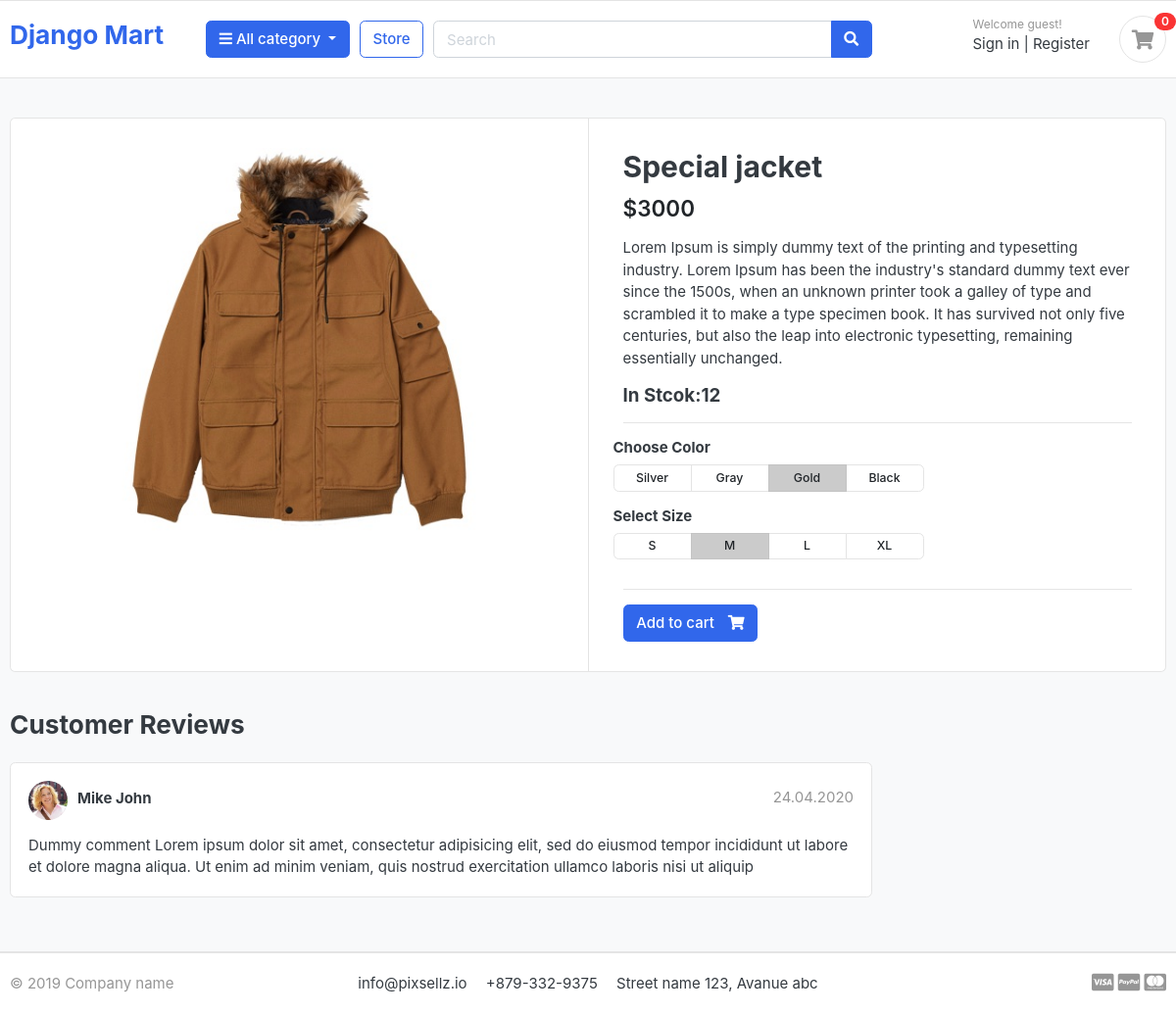
The page /store/jacket/special-jacket/ on the database its author committed.
### store/models.py (models this page shows, shortened)
class Product(models.Model):
    product_name = models.CharField(max_length=100, unique=True)
    slug = models.SlugField(max_length=200, unique=True)
    description = models.TextField(max_length=500, blank=True)
    price = models.IntegerField()
    images = models.ImageField(upload_to='photos/products')
    stock = models.IntegerField()
    is_available = models.BooleanField(default=True)
    category = models.ForeignKey(Category, on_delete=models.CASCADE)
    created_date = models.DateTimeField(auto_now_add=True)
    modified_date = models.DateTimeField(auto_now=True)

### store/views.py (the view)
def product_detail(request, category_slug, product_slug):
    single_product = Product.objects.get(
        slug=product_slug, category__slug=category_slug)
    return render(request, 'store/product-detail.html', {'product': single_product})

### store/templates/store/product-detail.html (shortened to what this page needs)
{%extends 'base.html'%}
{%block body%}
<section class="section-content padding-y bg">
	<div class="container">
		<div class="card">
			<div class="row no-gutters">
				<aside class="col-md-6">
					<article class="gallery-wrap">
						<div class="img-big-wrap">
							<a href="#"><img src="{{product.images.url}}"></a>
						</div>
					</article>
				</aside>
				<main class="col-md-6 border-left">
					<article class="content-body">
						<h2 class="title">{{product.product_name}}</h2>
						<div class="mb-3">
							<var class="price h4">${{product.price}}</var>
						</div>
						<p>{{product.description}}</p>
						<h5>In Stcok:{{product.stock}}</h5>
						<hr>
						<div class="row">
							<div class="item-option-select">
								<h6>Choose Color</h6>
								<div class="btn-group btn-group-sm btn-group-toggle" data-toggle="buttons">
									<label class="btn btn-light">
										<input type="radio" name="radio_color"> Silver
									</label>
									<label class="btn btn-light">
										<input type="radio" name="radio_color"> Gray
									</label>
									<label class="btn btn-light active">
										<input type="radio" name="radio_color checked"> Gold
									</label>
									<label class="btn btn-light">
										<input type="radio" name="radio_color"> Black
									</label>
								</div>
							</div>
						</div>
						<div class="row">
							<div class="item-option-select">
								<h6>Select Size</h6>
								<div class="btn-group btn-group-sm btn-group-toggle" data-toggle="buttons">
									<label class="btn btn-light">
										<input type="radio" name="radio_color"> S
									</label>
									<label class="btn btn-light active">
										<input type="radio" name="radio_color" checked> M
									</label>
									<label class="btn btn-light">
										<input type="radio" name="radio_color"> L
									</label>
									<label class="btn btn-light">
										<input type="radio" name="radio_color"> XL
									</label>
								</div>
							</div>
						</div>
						<hr>
						<form method="post">
							<a href="{% url 'add_cart' product.id%}" class="btn  btn-primary"> <span class="text">Add to
									cart</span>
								<i class="fas fa-shopping-cart"></i> </a>
						</form>
					</article>
				</main>
			</div>
		</div>
		<br>
		<div class="row">
			<div class="col-md-9">
				<header class="section-heading">
					<h3>Customer Reviews </h3>
				</header>
				<article class="box mb-3">
					<div class="icontext w-100">
						<img src="./images/avatars/avatar1.jpg" class="img-xs icon rounded-circle">
						<div class="text">
							<span class="date text-muted float-md-right">24.04.2020 </span>
							<h6 class="mb-1">Mike John </h6>
						</div>
					</div>
					<div class="mt-3">
						<p>
							Dummy comment Lorem ipsum dolor sit amet, consectetur adipisicing elit, sed do eiusmod
							tempor incididunt ut labore et dolore magna aliqua. Ut enim ad minim veniam,
							quis nostrud exercitation ullamco laboris nisi ut aliquip
						</p>
					</div>
				</article>
			</div>
		</div>
	</div>
</section>
{%endblock%}

### static/css/ui.css (style rules this page uses)
html { font-family: "Inter", sans-serif; font-size: 15px; }
.content-body { flex: 1 1 auto; padding: 2rem 2.3rem; }
.img-xs, .img-sm, .img-md, .img-lg { -o-object-fit: cover; object-fit: cover; flex-shrink: 0; flex-grow: 0; }
.img-xs { width: 40px; height: 40px; }
.padding-y { padding-top: 40px; padding-bottom: 40px; }
var { font-style: normal; }
article:after, .form-group:after { display: block; clear: both; content: ""; }
.bg { background-color: #f8f9fa; }
.section-heading { margin-bottom: 20px; margin-top: 15px; }
p:last-child { margin-bottom: 0; }
.btn-light { background-color: #fff; border-color: #e4e4e4; }
.btn .text + i { margin-left: 10px; }
.icontext { display: inline-flex; align-items: center; vertical-align: middle; }
.icontext .text { width: 100%; line-height: 1.2; }
.icontext .icon { position: relative; margin-right: 10px; flex-shrink: 0; flex-grow: 0; }
.price { font-weight: 600; color: #212529; }
.box { padding: 18px; background: #fff; border-radius: 0.37rem; border: 1px solid #e4e4e4; }
.box img { max-width: 100%; }
.gallery-wrap .img-big-wrap { margin-bottom: 10px; border-radius: 0.37rem; overflow: hidden; background-color: #fff; }
.gallery-wrap .img-big-wrap a { text-align: center; display: block; }
.gallery-wrap .img-big-wrap img { height: 450px; width: auto; display: inline-block; }
.item-option-select { margin-bottom: 1rem; display: inline-block; margin-right: 15px; }
.item-option-select .btn { min-width: 80px; }

### rows shown on the page
Product: images (picture), product_name "Special jacket", price "3000", description "Lorem Ipsum is simply dummy text of the printing and typesetting industry. Lorem Ipsum has been the industry's standard dummy text ever since the 1500s, when an unknown printer took a galley of type and scrambled it to make a type specimen book. It has survived not only five centuries, but also the leap into electronic typesetting, remaining essentially unchanged.", stock "12"
